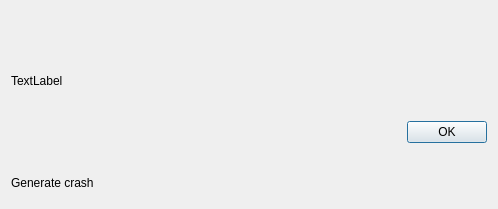
<?xml version="1.0" encoding="UTF-8"?>
<ui version="4.0">
 <class>AboutDialog</class>
 <widget class="QDialog" name="AboutDialog">
  <property name="geometry">
   <rect>
    <x>0</x>
    <y>0</y>
    <width>498</width>
    <height>209</height>
   </rect>
  </property>
  <property name="windowTitle">
   <string>About</string>
  </property>
  <layout class="QVBoxLayout" name="verticalLayout">
   <property name="spacing">
    <number>24</number>
   </property>
   <item>
    <widget class="QLabel" name="label">
     <property name="text">
      <string/>
     </property>
     <property name="pixmap">
      <pixmap resource="resources.qrc">:/aboutdialog/icons/white-text-next-to-logo.png</pixmap>
     </property>
    </widget>
   </item>
   <item>
    <widget class="QLabel" name="text">
     <property name="text">
      <string>TextLabel</string>
     </property>
     <property name="textFormat">
      <enum>Qt::RichText</enum>
     </property>
    </widget>
   </item>
   <item>
    <widget class="QDialogButtonBox" name="buttonBox">
     <property name="orientation">
      <enum>Qt::Horizontal</enum>
     </property>
     <property name="standardButtons">
      <set>QDialogButtonBox::Ok</set>
     </property>
     <property name="centerButtons">
      <bool>false</bool>
     </property>
    </widget>
   </item>
   <item>
    <widget class="QLabel" name="generateCrashLabel">
     <property name="text">
      <string>Generate crash</string>
     </property>
    </widget>
   </item>
  </layout>
 </widget>
 <resources>
  <include location="resources.qrc"/>
 </resources>
 <connections>
  <connection>
   <sender>buttonBox</sender>
   <signal>accepted()</signal>
   <receiver>AboutDialog</receiver>
   <slot>accept()</slot>
   <hints>
    <hint type="sourcelabel">
     <x>248</x>
     <y>254</y>
    </hint>
    <hint type="destinationlabel">
     <x>157</x>
     <y>274</y>
    </hint>
   </hints>
  </connection>
  <connection>
   <sender>buttonBox</sender>
   <signal>rejected()</signal>
   <receiver>AboutDialog</receiver>
   <slot>reject()</slot>
   <hints>
    <hint type="sourcelabel">
     <x>316</x>
     <y>260</y>
    </hint>
    <hint type="destinationlabel">
     <x>286</x>
     <y>274</y>
    </hint>
   </hints>
  </connection>
 </connections>
</ui>
